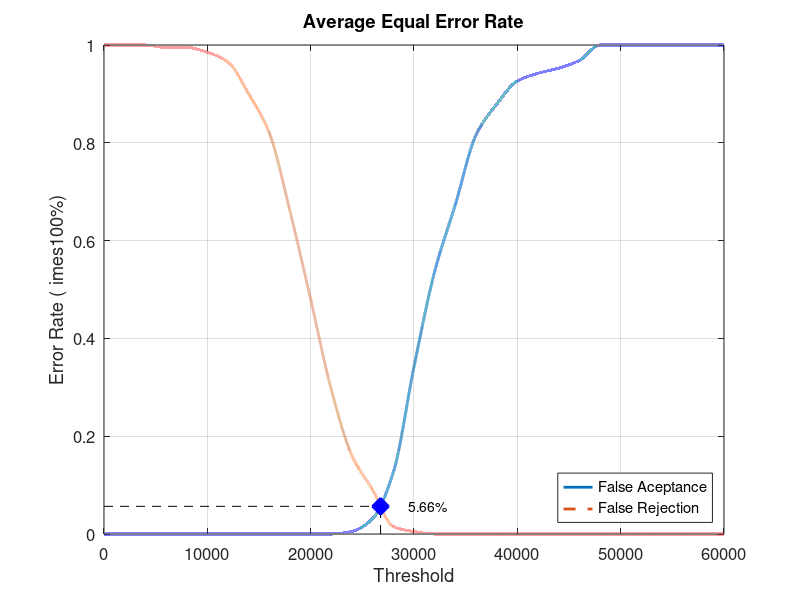
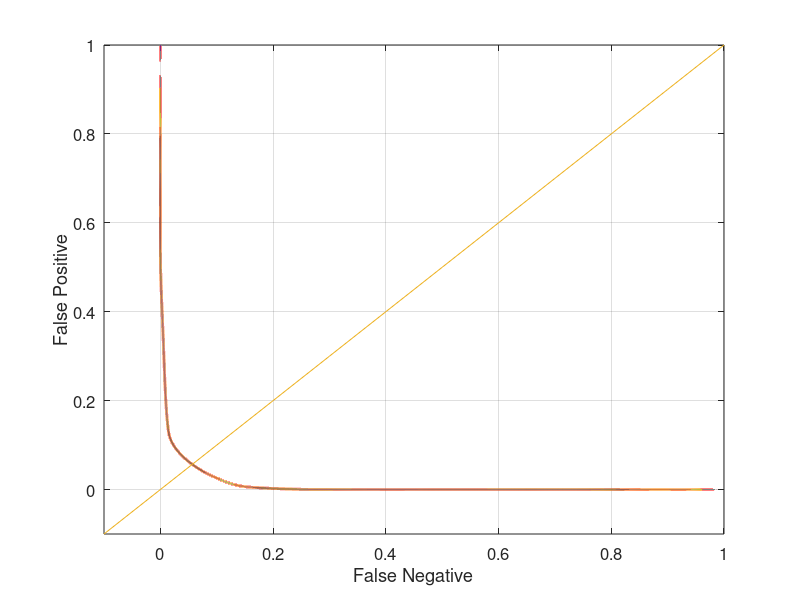

These figures' MATLAB source, in order:
close all;
clear;
clc;
x = 0:2000:60000;
xq = 0:0.5:60000;

y0 = [0 0 0 0 0 0 0 0 0 0 0 0 0.00526316 0.0315789 0.126316 0.342105 0.536842 0.673684 0.815789 0.878947 0.926316 0.942105 0.952632 0.968421 1 1 1 1 1 1 1]
yy0 = interp1(x, y0, xq, 'pchip');
y1 = [1 1 1 0.995 0.995 0.985 0.965 0.9 0.82 0.66 0.48 0.295 0.16 0.09 0.015 0.005 0 0 0 0 0 0 0 0 0 0 0 0 0 0 0]
yy1 = interp1(x, y1, xq, 'pchip');

% Calculating EER: 
y2 = abs(y0 - y1);
find(y2 == min(y2))
yy2 = abs(yy0 - yy1);
xEER = find(yy2 == min(yy2));
xEERIndex = xq(xEER) % X-axis EER
yEER = yy0(xEER) % Y-axis EER

main = figure
plot(xq, yy0,'-','LineWidth', 2);	hold on
plot(xq, yy1,'--','LineWidth', 2);	hold on
plot([xEERIndex xEERIndex], [0 yEER], 'k--');	hold on
plot([0 xEERIndex], [yEER yEER], 'k--');	hold on
plot(xEERIndex, yEER, 'bx', 'LineWidth', 10);	hold on
text(xEERIndex + 10 * xEERIndex / 100, yEER, [num2str(round((10000 * yEER)) / 100) '%'])
legend('False Aceptance', 'False Rejection', 'Location', 'SouthEast')
xlabel('Threshold')
ylabel('Error Rate (	imes100%)')
title('Average Equal Error Rate')
set(gca, 'FontSize', 12)
axis([0 60000 0 1])
grid on

print(main, 'Database1_1Main', '-dpng');
FNRxFPR = figure('Color', [1 1 1]);
plot(yy1, yy0, '-', yy1, yy0, 'LineWidth', 2);
hold on
y = -0.1:0.1:1
plot(y, y); 
set(gca, 'FontSize', 12)
xlabel('False Negative')
ylabel('False Positive')
axis([-0.1 1 -0.1 1])
set(gca, 'FontSize', 12)
grid on

print(FNRxFPR, 'Database1_1FNRxFPR','-dpng');
